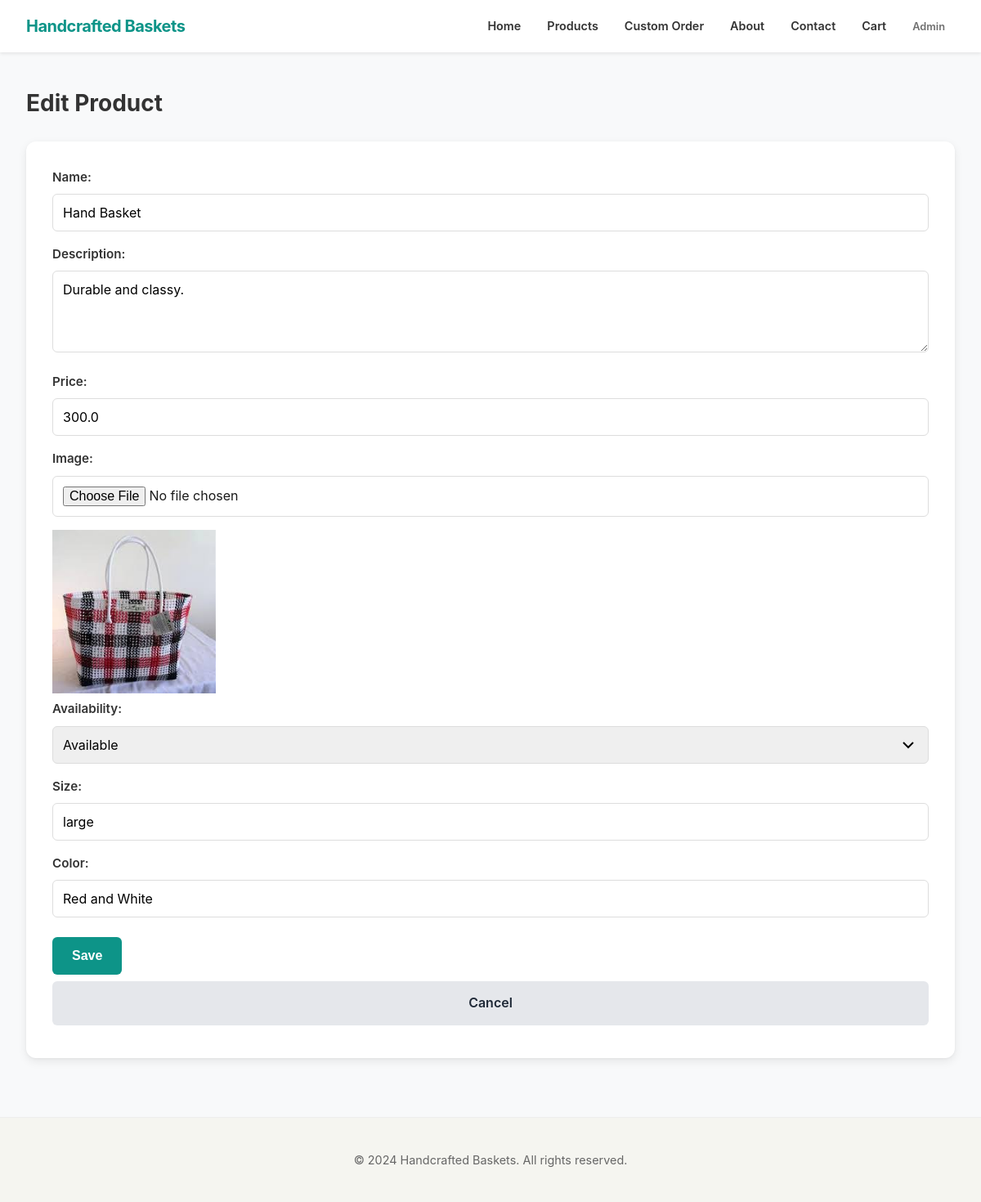
The app's page /admin/product/edit/1 (signed in) with its own data.
### models.py (models this page shows)
class Product(db.Model):
    id = db.Column(db.Integer, primary_key=True)
    name = db.Column(db.String(100), nullable=False)
    description = db.Column(db.Text, nullable=False)
    price = db.Column(db.Float, nullable=False)
    image = db.Column(db.String(200), nullable=True)
    availability = db.Column(db.String(20), nullable=False, default='available')  # available, out_of_stock, made_to_order
    size = db.Column(db.String(50), nullable=True)
    color = db.Column(db.String(50), nullable=True)

### app.py (the view, shortened to what this page needs)
@app.route('/admin/product/edit/<int:id>', methods=['GET', 'POST'])
def admin_edit_product(id):
    if not session.get('admin'):
        return redirect(url_for('admin_login'))
    product = Product.query.get_or_404(id)
    return render_template('admin_product_form.html', product=product)

### templates/admin_product_form.html (shortened to what this page needs)
{% extends "base.html" %}
{% block content %}
<h1>{% if product %}Edit{% else %}Add{% endif %} Product</h1>
<form method="post" enctype="multipart/form-data" class="product-form">
    <label for="name">Name:</label>
    <input type="text" name="name" value="{{ product.name if product else '' }}" required>
    <label for="description">Description:</label>
    <textarea name="description" required>{{ product.description if product else '' }}</textarea>
    <label for="price">Price:</label>
    <input type="number" step="0.01" name="price" value="{{ product.price if product else '' }}" required>
    <label for="image">Image:</label>
    <input type="file" name="image" accept="image/*">
    {% if product and product.image %}
    <img src="{{ url_for('uploaded_file', filename=product.image) }}" alt="Current image" style="max-width: 200px;">
    {% endif %}
    <label for="availability">Availability:</label>
    <select name="availability" required>
        <option value="available" {% if product and product.availability == 'available' %}selected{% endif %}>Available</option>
    </select>
    <label for="size">Size:</label>
    <input type="text" name="size" value="{{ product.size if product else '' }}">
    <label for="color">Color:</label>
    <input type="text" name="color" value="{{ product.color if product else '' }}">
    <button type="submit" class="btn">Save</button>
    <a href="{{ url_for('admin_dashboard') }}" class="btn secondary">Cancel</a>
</form>
{% endblock %}

### static/style.css (style rules this page uses)
* { box-sizing: border-box; margin: 0; padding: 0; }
body { font-family: -apple-system, BlinkMacSystemFont, 'Segoe UI', Arial, sans-serif; line-height: 1.6; color: #1a1a1a; background-color: #f8f9fa; font-size: 16px; -webkit-font-smoothing: antialiased; }
html, body { height: 100%; }
.btn { display: inline-block; padding: 0.875rem 1.5rem; background-color: #0d9488; color: #fff; text-decoration: none; border-radius: 6px; font-size: 1rem; font-weight: 600; text-align: center; border: none; cursor: pointer; margin: 0.5rem 0; transition: background-color 0.2s, transform 0.1s; -webkit-user-select: none; user-select: none; min-height: 44px; display: flex; align-items: center; justify-content: center; tap-highlight-color: transparent; }
.btn.secondary { background-color: #e5e7eb; color: #1f2937; }
.custom-order-form, .login-form, .product-form { background-color: #fff; padding: 2rem; border-radius: 12px; box-shadow: 0 4px 12px rgba(0,0,0,0.08), 0 1px 3px rgba(0,0,0,0.04); }
.custom-order-form label, .login-form label, .product-form label { display: block; margin-bottom: 0.5rem; font-weight: 600; color: #333; font-size: 0.95rem; }
.custom-order-form input, .custom-order-form select, .custom-order-form textarea, .login-form input, .login-form select, .login-form textarea, .product-form input, .product-form select, .product-form textarea { width: 100%; padding: 0.75rem; margin-bottom: 1rem; border: 1px solid #ddd; border-radius: 6px; font-size: 1rem; font-family: inherit; -webkit-appearance: none; appearance: none; }
select { background-repeat: no-repeat; background-position: right 0.75rem center; background-size: 1.5em 1.5em; padding-right: 2.5rem; }
textarea { resize: vertical; min-height: 100px; }
main > h1 { font-size: 1.75rem; margin-bottom: 1.5rem; color: #333; }

### records on screen
Product: name "Hand Basket", description "Durable and classy.", price "300.0", image (picture), availability "Available", size "large", color "Red and White"
